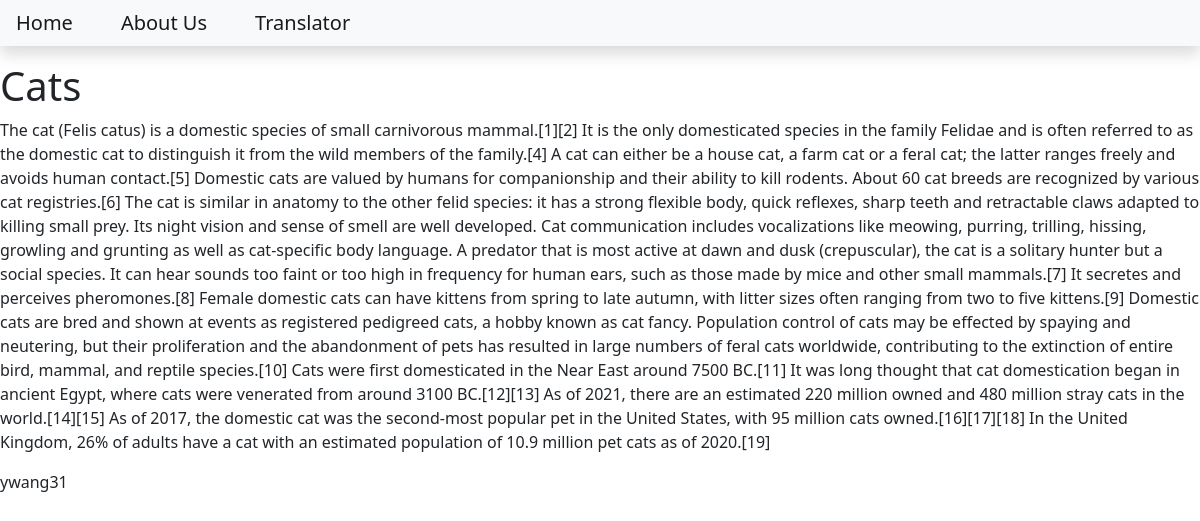
Page /cats on the committed database.
### blog/models.py (models this page shows, shortened)
class Post(models.Model):
    title = models.CharField(max_length=200)
    content = models.TextField()
    date_created = models.DateTimeField(auto_now_add=True)
    slug = models.SlugField(max_length=200,unique=True)
    author= models.ForeignKey(to=User, on_delete=models.CASCADE)
    status = models.IntegerField(choices=STATUS,default=0)

### blog/views.py (the view)
# urls.py: path('<slug:slug>', views.BlogView.as_view(), name = 'blog_view'),
class BlogView(generic.DetailView):
    model = Post
    template_name = 'blog.html'

### templates/blog.html
{% extends 'base.html' %}
{% block content%}
        <h1>{{object.title}}</h1>
        <p>{{object.content}}</p>
        <p>{{object.author}}</p>
{% endblock content%}

### rows in the picture
Post: title "Cats", content "The cat (Felis catus) is a domestic species of small carnivorous mammal.[1][2] It is the only domesticated species in the family Felidae and is often referred to as the domestic cat to distinguish it from the wild members of the family.[4] A cat can either be a house cat, a farm cat or a feral cat; the latter ranges freely and avoids human contact.[5] Domestic cats are valued by humans for companionship and their ability to kill rodents. About 60 cat breeds are recognized by various cat registries.[6] The cat is similar in anatomy to the other felid species: it has a strong flexible body, quick reflexes, sharp teeth and retractable claws adapted to killing small prey. Its night vision and…", author "ywang31"
